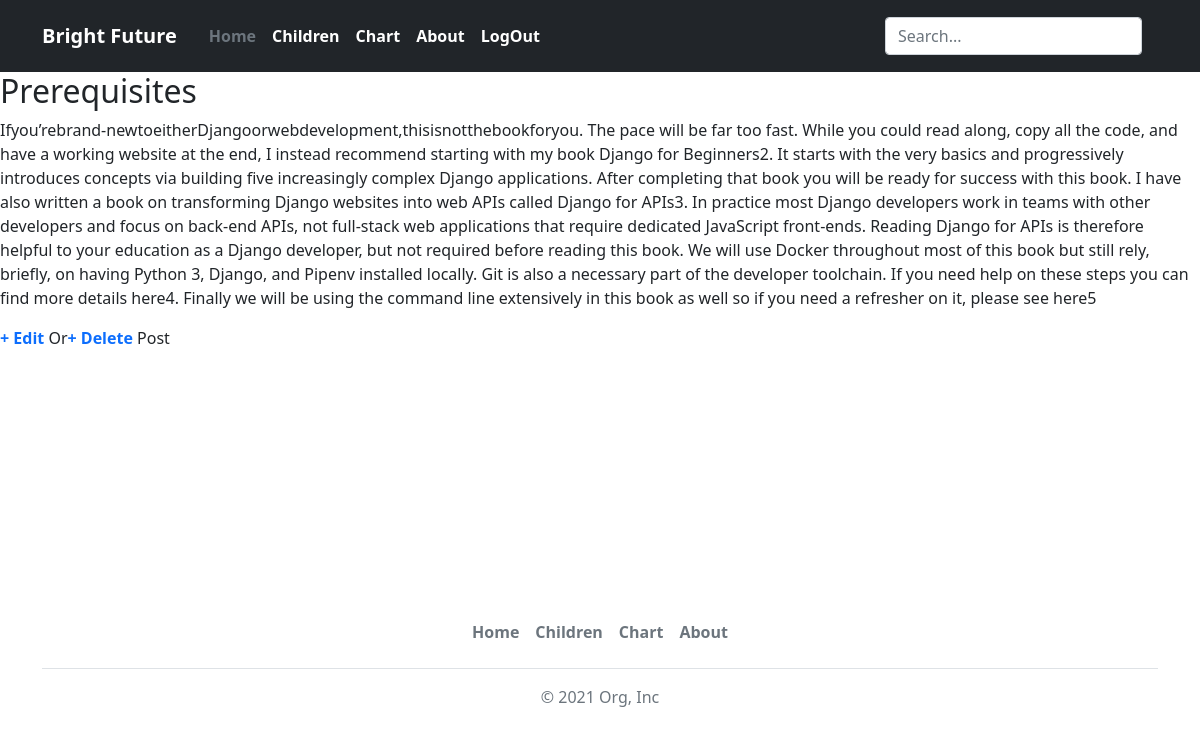
The app's page /post/2/ (signed in) with its own data.
### posts/models.py (models this page shows, shortened)
class Post(models.Model):
    title = models.CharField(max_length=200)
    user = models.ForeignKey(settings.AUTH_USER_MODEL,on_delete=models.CASCADE,related_name='user')
    body = models.TextField()
    date = models.DateTimeField(auto_now_add=True)

### posts/views.py (the view)
# urls.py: path('post/<int:pk>/', PostDetailView.as_view(), name='post_detail'),
class PostDetailView(LoginRequiredMixin,DetailView):
    model = Post
    template_name = 'posts/post_detail.html'
    login_url = 'login'

### templates/posts/post_detail.html (shortened to what this page needs)
{% extends '_base.html' %}
{% block content %}
 <div class="post-entry">
   <h2>{{ post.title }}</h2>
   <p>{{ post.body }}</p>
  <p><a href="{% url 'post_edit' post.pk %}">+ Edit</a> Or<a href="{% url 'post_delete' post.pk %}">+ Delete </a>Post</p>
 </div>
{% endblock content %}

### static/css/_base.css (style rules this page uses)
a { text-decoration: none; font-weight: bold; }

### records on screen
Post: title "Prerequisites", body "Ifyou’rebrand-newtoeitherDjangoorwebdevelopment,thisisnotthebookforyou. The pace will be far too fast. While you could read along, copy all the code, and have a working website at the end, I instead recommend starting with my book Django for Beginners2. It starts with the very basics and progressively introduces concepts via building five increasingly complex Django applications. After completing that book you will be ready for success with this book. I have also written a book on transforming Django websites into web APIs called Django for APIs3. In practice most Django developers work in teams with other developers and focus on back-end APIs, not full-stack web applications that require…"
